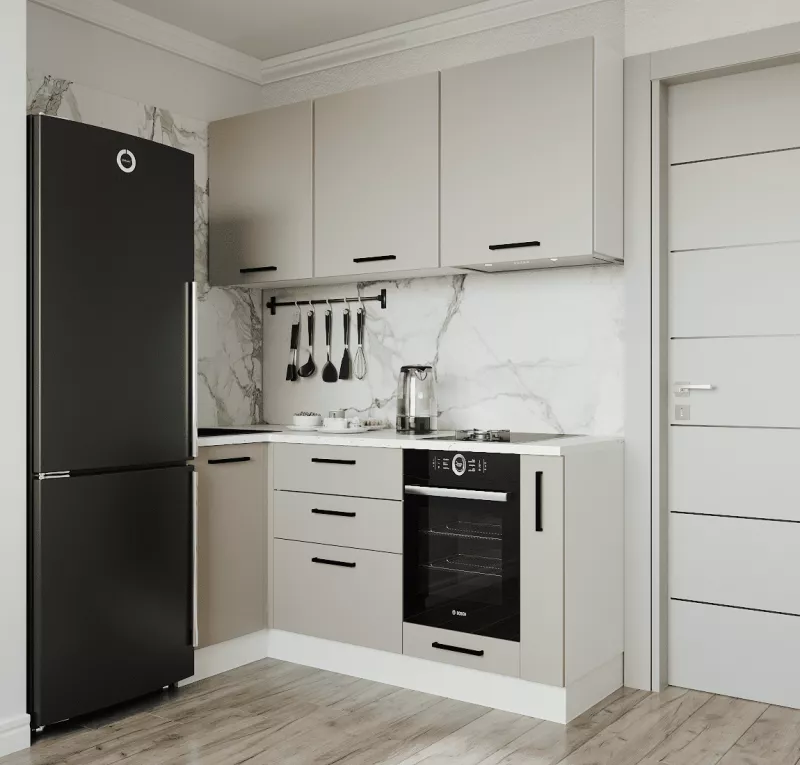
#> input picture cards/Кухня Шампань 1000х1800/images/dealer-ref.webp, 800 x 765 px
$ python -i bravo_dealer_photos.py   (imports and definitions only)
#> lines starting #> are read from the running program, lines starting #| are printed output that depends on the picture
#!/usr/bin/env python3
"""Скачать фото дилера Браво и привести к 3:4 PNG без AI (точный цвет)."""

from __future__ import annotations

import argparse
import json
import urllib.request
from pathlib import Path

import colorsys

from PIL import Image

ROOT = Path(__file__).resolve().parent.parent


def _color_stats(path: Path) -> dict[str, float]:
    im = Image.open(path).convert("RGB")
#> im is the input picture: PIL image 800x765 RGB; mean R, G, B 149.2, 146.4, 139.5
    w, h = im.size
#> w = 800; h = 765
    crop = im.crop((int(w * 0.15), int(h * 0.15), int(w * 0.85), int(h * 0.85)))
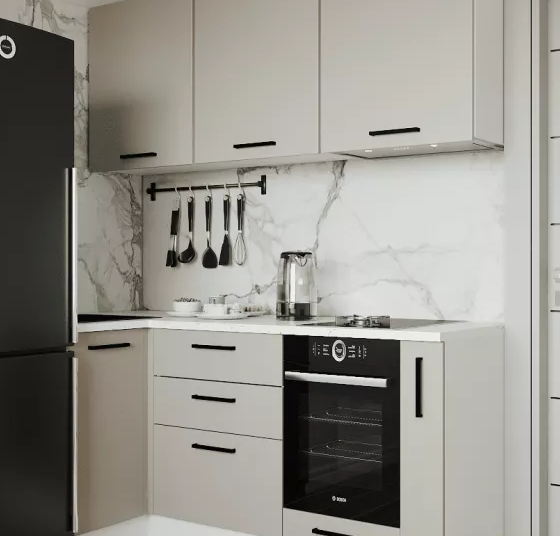
#> crop: PIL image 560x536 RGB; mean R, G, B 148.1, 145.6, 138.9
    pixels = list(crop.resize((80, 80)).getdata())
#> pixels = 6400 items, first 6: (167, 161, 152), (168, 163, 153), (168, 162, 153), (159, 154, 145), (134, 129, 119), (142, 137, 124)
    blues = greens = 0
    for r, g, b in pixels:
        hue, sat, _ = colorsys.rgb_to_hsv(r / 255, g / 255, b / 255)
        hue *= 360
        if 90 < hue < 170 and sat > 0.12:
            greens += 1
        elif 180 < hue < 260 and sat > 0.12:
            blues += 1
#> this loop made 6400 passes
#> (r, g, b, hue, sat) on passes 1 to 3: (167, 161, 152, 36, 0.0898), (168, 163, 153, 40, 0.0893), (168, 162, 153, 36, 0.0893)
#> after the loop, blues = 1; greens = 0
    n = len(pixels) or 1
#> n = 6400
    return {"blue_pct": blues / n * 100, "green_pct": greens / n * 100}


# [7 lines left out: function assert_sapphire_color, not called in this run]
UA = "Mozilla/5.0 (compatible; ozon-mebel/1.0)"


# [59 lines left out: functions download, fit_3x4, main, not called in this run]


# [2 lines not run here, left out]

>>> result = _color_stats('../cards/Кухня Шампань 1000х1800/images/dealer-ref.webp')
#> result = {'blue_pct': 0.0156, 'green_pct': 0}

$ run again, on cards/Кухня Шампань 1000х1800/images/03-lifestyle.png
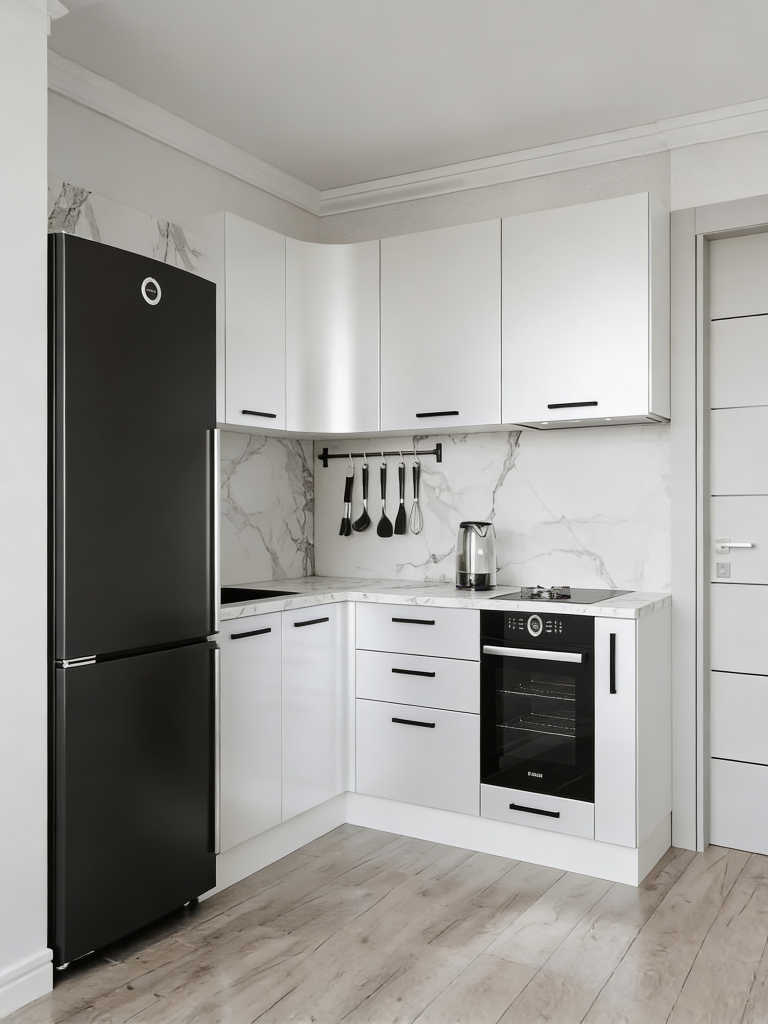
#> input picture cards/Кухня Шампань 1000х1800/images/03-lifestyle.png, 1536 x 2048 px (shown at 1/2 size)
#> in _color_stats, im is the input picture: PIL image 1536x2048 RGB; mean R, G, B 159, 157.2, 153.4
#> in _color_stats, `crop = im.crop((int(w * 0.15), int(h * 0.15), int(w * 0.85), int(h * 0..`:
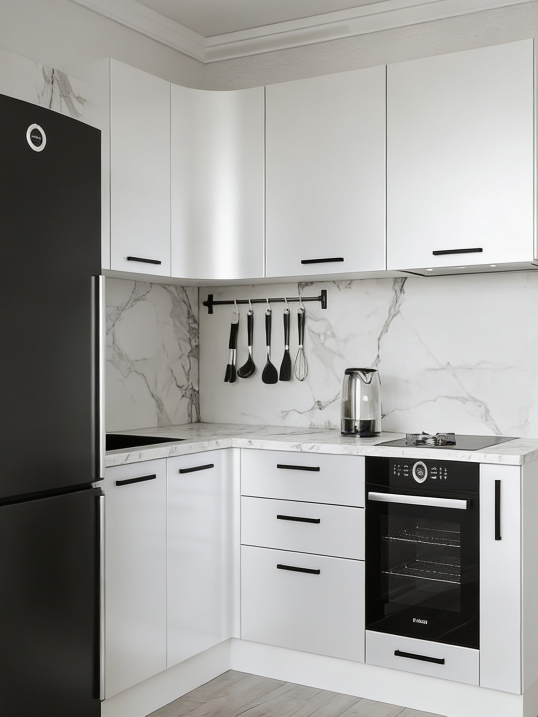
#> crop: PIL image 1075x1433 RGB (shown at 1/2 size); mean R, G, B 158.2, 157.6, 155.1
#> pixels = 6400 items, first 6: (163, 160, 154), (162, 160, 155), (163, 161, 155), (164, 161, 156), (164, 161, 155), (164, 161, 154)
#> the loop in _color_stats, `for r, g, b in pixels:` made 6400 passes
#> (r, g, b, hue, sat) on passes 1 to 3: (163, 160, 154, 40, 0.0552), (162, 160, 155, 42.86, 0.0432), (163, 161, 155, 45, 0.0491)
#> after the loop in _color_stats, `for r, g, b in pixels:`: blues = 0
#> n = 6400
#> result = {'blue_pct': 0, 'green_pct': 0}

$ run again, on cards/Кухня Шампань 1000х1800/images/04-details.png
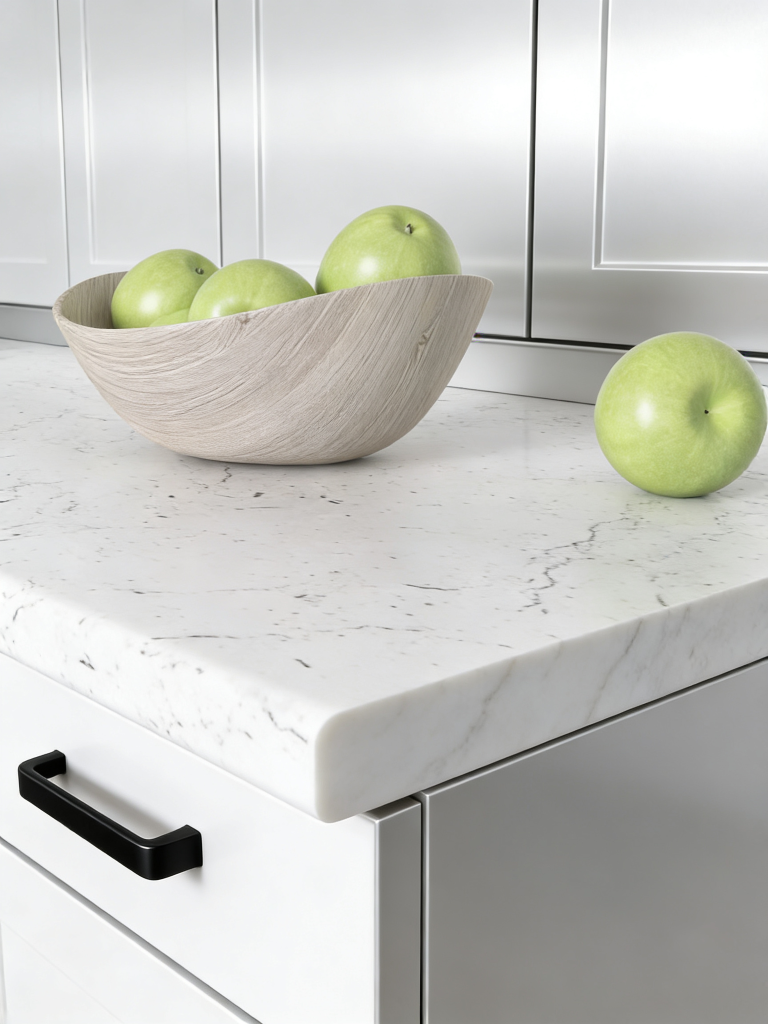
#> input picture cards/Кухня Шампань 1000х1800/images/04-details.png, 1536 x 2048 px (shown at 1/2 size)
#> in _color_stats, im is the input picture: PIL image 1536x2048 RGB; mean R, G, B 198.5, 198.8, 193.6
#> in _color_stats, `crop = im.crop((int(w * 0.15), int(h * 0.15), int(w * 0.85), int(h * 0..`:
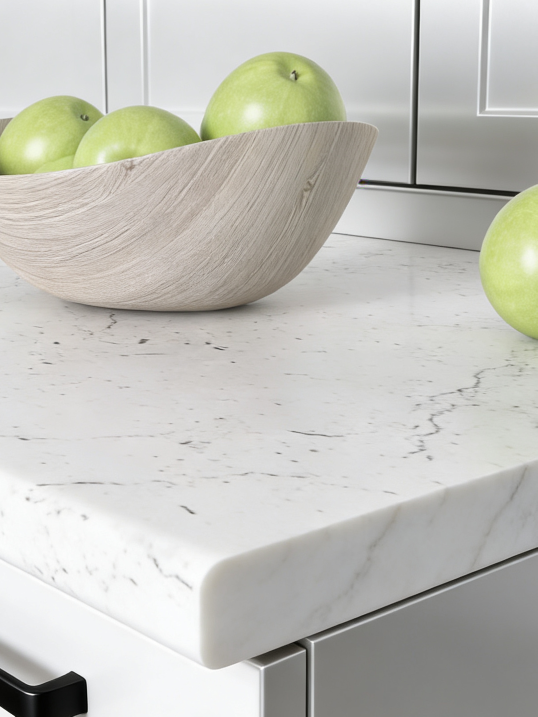
#> crop: PIL image 1075x1433 RGB (shown at 1/2 size); mean R, G, B 194.3, 193.9, 186.9
#> pixels = 6400 items, first 6: (224, 225, 228), (224, 225, 227), (224, 225, 227), (225, 226, 228), (225, 226, 228), (226, 227, 229)
#> the loop in _color_stats, `for r, g, b in pixels:` made 6400 passes
#> (r, g, b, hue, sat) on passes 1 to 3: (224, 225, 228, 225, 0.0175), (224, 225, 227, 220, 0.0132), (224, 225, 227, 220, 0.0132)
#> after the loop in _color_stats, `for r, g, b in pixels:`: blues = 0; greens = 1
#> n = 6400
#> result = {'blue_pct': 0, 'green_pct': 0.0156}

$ run again, on cards/Кухня Шампань 1000х1800/images/05-angle.png
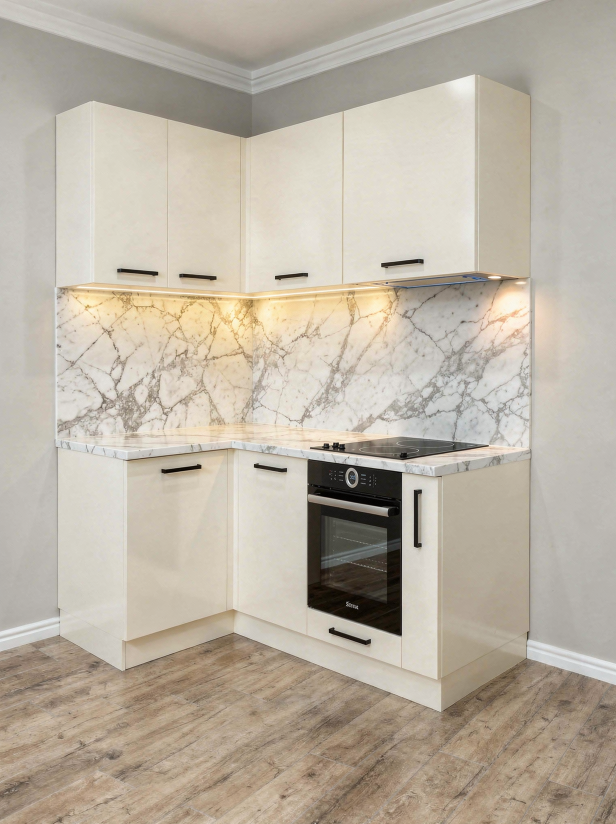
#> input picture cards/Кухня Шампань 1000х1800/images/05-angle.png, 1232 x 1648 px (shown at 1/2 size)
#> in _color_stats, im is the input picture: PIL image 1232x1648 RGB; mean R, G, B 186.8, 177.6, 163.3
#> in _color_stats, `crop = im.crop((int(w * 0.15), int(h * 0.15), int(w * 0.85), int(h * 0..`:
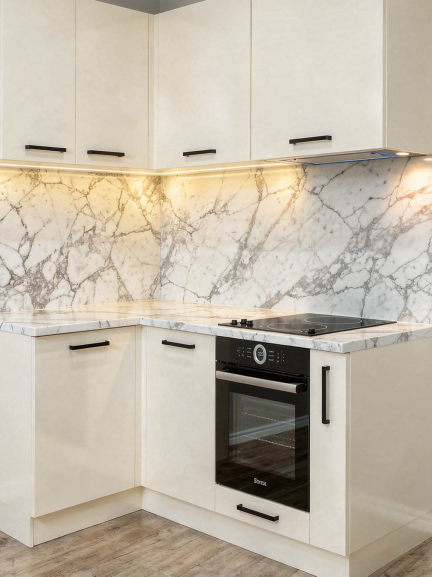
#> crop: PIL image 863x1153 RGB (shown at 1/2 size); mean R, G, B 194.8, 185.5, 169.7
#> pixels = 6400 items, first 6: (219, 215, 201), (218, 212, 197), (215, 210, 195), (214, 209, 194), (214, 208, 193), (214, 206, 192)
#> the loop in _color_stats, `for r, g, b in pixels:` made 6400 passes
#> (hue, sat, blues) on pass 1752: (220, 0.153, 1)
#> after the loop in _color_stats, `for r, g, b in pixels:`: blues = 1; greens = 0
#> n = 6400
#> result = {'blue_pct': 0.0156, 'green_pct': 0}
